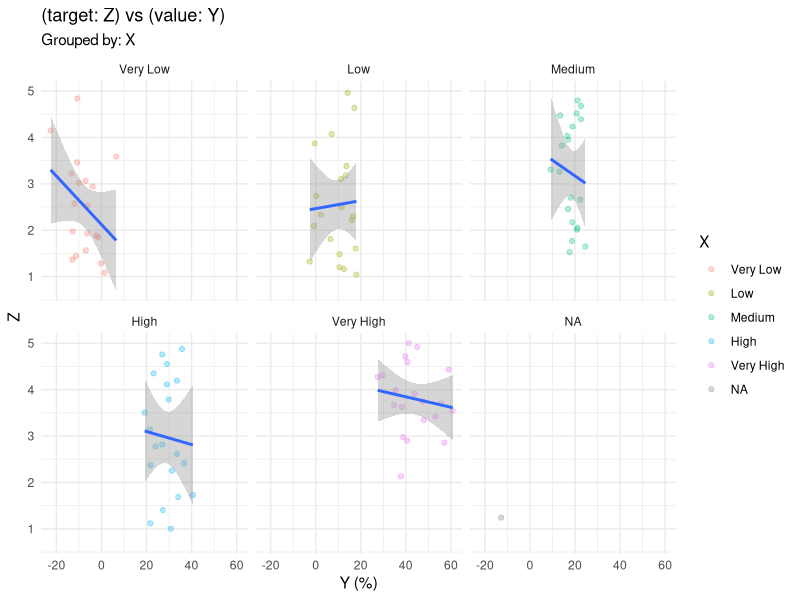
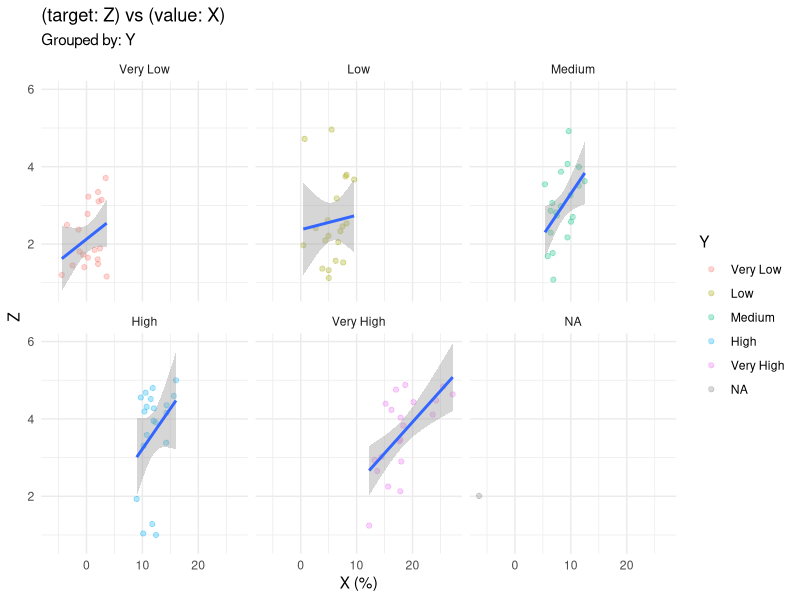
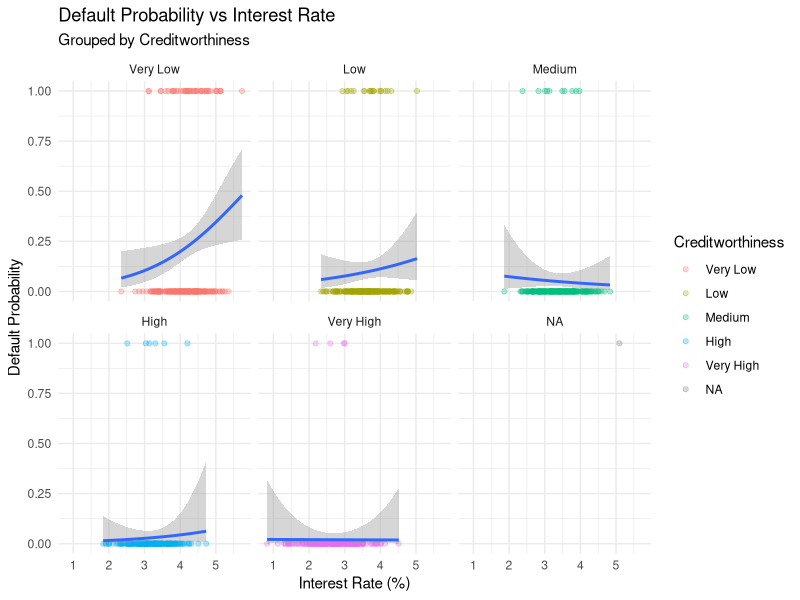

The R source for these figures, in order:
## ---- chunk 1
library(tidyverse)
library(ggplot2)
set.seed(1008)

simulate_loan_data <- function(n_samples = 1000) {
  # True underlying creditworthiness (unobserved)
  creditworthiness <- rnorm(n_samples, mean = 0, sd = 1)
  
  # Generate business characteristics
  business_age <- rpois(n_samples, lambda = 5)
  annual_revenue <- exp(rnorm(n_samples, mean = 11, sd = 1))
  
  # Interest rate depends on creditworthiness and observables
  interest_rate <- 5 + 
                  -0.5 * creditworthiness +  # Higher creditworthiness → Lower rate
                  -0.1 * business_age +
                  -0.1 * log(annual_revenue) +
                  rnorm(n_samples, mean = 0, sd = 0.5)
  
  # Default probability depends on creditworthiness and interest rate
  default_prob <- plogis(-2 +
                        -0.8 * creditworthiness +  # Higher creditworthiness → Lower default
                        0.2 * interest_rate +
                        -0.1 * business_age +
                        -0.1 * log(annual_revenue))
  
  # Realize defaults
  default <- rbinom(n_samples, size = 1, prob = default_prob)
  
  # Create dataset
  data.frame(
    business_age = business_age,
    annual_revenue = annual_revenue,
    interest_rate = interest_rate,
    creditworthiness = creditworthiness,  # Usually unobserved
    default = default
  )
}

# Generate data
loan_data <- simulate_loan_data()
## ---- chunk 2
genEndogData <- function(n=100){
  sigma <- matrix(c(40,12,12,20), ncol=2)
  de <- mvtnorm::rmvnorm(n=n, mean=c(0,0), sigma=sigma)
  Z <- seq(1,5,length.out = n)
  X <- 3*Z + de[,1]
  Y <- 2*X + de[,2] 
  data.frame(Y,X,Z)
}

test_data <- genEndogData()

test_model <- glm(Z ~ X + Y,
                  family = "gaussian",
                  data = test_data)

viz_test_data <- test_data %>%
  mutate(
    predicted_prob = predict(test_model, type = "response"),
    X_group = cut(X, 
                                breaks = quantile(X, probs = 0:5/5),
                                labels = c("Very Low", "Low", "Medium", "High", "Very High"))
  )

# Plot relationships
ggplot(viz_test_data, aes(x = Y, y = Z)) +
  geom_point(alpha = 0.3, aes(color = X_group)) +
  geom_smooth(method = "glm", method.args = list(family = "gaussian")) +
  facet_wrap(~X_group) +
  labs(title = "(target: Z) vs (value: Y)",
       subtitle = "Grouped by: X",
       x = "Y (%)",
       y = "Z",
       color = "X") +
  theme_minimal()

## ---- chunk 3
genEndogData <- function(n=100){
  sigma <- matrix(c(40,12,12,20), ncol=2)
  de <- mvtnorm::rmvnorm(n=n, mean=c(0,0), sigma=sigma)
  Z <- seq(1,5,length.out = n)
  X <- 3*Z + de[,1]
  Y <- 2*X + de[,2] 
  data.frame(Y,X,Z)
}

test_data <- genEndogData()

test_model <- glm(Z ~ X + Y,
                  family = "gaussian",
                  data = test_data)

viz_test_data <- test_data %>%
  mutate(
    predicted_prob = predict(test_model, type = "response"),
    Y_group = cut(Y, 
                                breaks = quantile(Y, probs = 0:5/5),
                                labels = c("Very Low", "Low", "Medium", "High", "Very High"))
  )

# Plot relationships
ggplot(viz_test_data, aes(x = X, y = Z)) +
  geom_point(alpha = 0.3, aes(color = Y_group)) +
  geom_smooth(method = "glm", method.args = list(family = "gaussian")) +
  facet_wrap(~Y_group) +
  labs(title = "(target: Z) vs (value: X)",
       subtitle = "Grouped by: Y",
       x = "X (%)",
       y = "Z",
       color = "Y") +
  theme_minimal()
## ---- chunk 4
# Fit naive model
naive_model <- glm(default ~ interest_rate + business_age + log(annual_revenue),
                  family = binomial(link = "logit"),
                  data = loan_data)

# Create visualization data
viz_data <- loan_data %>%
  mutate(
    predicted_prob = predict(naive_model, type = "response"),
    creditworthiness_group = cut(creditworthiness, 
                                breaks = quantile(creditworthiness, probs = 0:5/5),
                                labels = c("Very Low", "Low", "Medium", "High", "Very High"))
  )

# Plot relationships
ggplot(viz_data, aes(x = interest_rate, y = default)) +
  geom_point(alpha = 0.3, aes(color = creditworthiness_group)) +
  geom_smooth(method = "glm", method.args = list(family = "binomial")) +
  facet_wrap(~creditworthiness_group) +
  labs(title = "Default Probability vs Interest Rate",
       subtitle = "Grouped by Creditworthiness",
       x = "Interest Rate (%)",
       y = "Default Probability",
       color = "Creditworthiness") +
  theme_minimal()
## ---- chunk 5
# Simulate instruments
simulate_instruments <- function(loan_data, n_samples = nrow(loan_data)) {
  # Federal funds rate (varies by time)
  fed_rate <- rep(runif(n_samples/20, 1, 3), each = 20) + 
              rnorm(n_samples, 0, 0.1)
  
  # Bank liquidity (varies by region)
  bank_liquidity <- rep(rnorm(n_samples/10), each = 10)
  
  # Create instrument dataset
  data.frame(
    fed_rate = fed_rate,
    bank_liquidity = bank_liquidity,
    # Interest rate spread (market-wide)
    market_spread = 2 + 0.5 * fed_rate + rnorm(n_samples, 0, 0.2)
  )
}

# Add instruments to our data
loan_data <- cbind(loan_data, simulate_instruments(loan_data))

# Two-Stage Least Squares (2SLS)
# First stage: predict interest rates using instruments
stage1 <- lm(interest_rate ~ fed_rate + bank_liquidity + market_spread +
             business_age + log(annual_revenue),
             data = loan_data)

# Get predicted interest rates
loan_data$predicted_rate <- predict(stage1)

# Second stage: use predicted rates in default model
stage2 <- glm(default ~ predicted_rate + business_age + log(annual_revenue),
              family = binomial(link = "logit"),
              data = loan_data)

# Compare coefficients
models_comparison <- data.frame(
  Variable = names(coef(naive_model)),
  Naive_Estimate = coef(naive_model),
  IV_Estimate = c(coef(stage2)[1], 
                 coef(stage2)["predicted_rate"],
                 coef(stage2)[c("business_age", "log(annual_revenue)")])
)
## ---- chunk 6
# Function to evaluate model performance
evaluate_model <- function(model, data, predicted_rate = FALSE) {
  # Get predictions
  if(predicted_rate) {
    data$interest_rate <- data$predicted_rate
  }
  predictions <- predict(model, newdata = data, type = "response")
  
  # Calculate metrics
  auc <- pROC::auc(data$default, predictions)
  
  # Calculate calibration metrics
  calibration <- data.frame(
    pred_prob = predictions,
    actual = data$default
  ) %>%
    mutate(bucket = cut(pred_prob, breaks = seq(0, 1, 0.1))) %>%
    group_by(bucket) %>%
    summarise(
      n = n(),
      pred = mean(pred_prob),
      actual = mean(actual)
    )
  
  list(auc = auc, calibration = calibration)
}

# Compare models
naive_perf <- evaluate_model(naive_model, loan_data)
iv_perf <- evaluate_model(stage2, loan_data, predicted_rate = TRUE)
## ---- chunk 7
naive_perf
## ---- chunk 8
iv_perf
